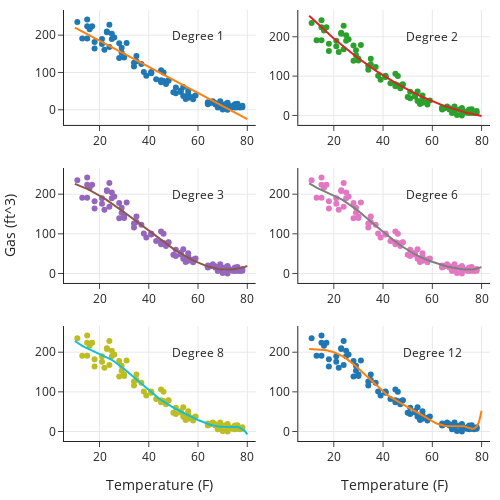

The code cell stored with this chart in its notebook:
### Markdown cell above
We can also visualize the different polynomial fits in separate facets:

### Code cell
ys = [make_ys(mod=mods[j], deg=degrees[j], xs=xs) for j in range(6)]

fig = make_subplots(rows=3, cols=2)

for i, degree in enumerate([1, 2, 3, 6, 8, 12]):
    row = (i // 2) + 1
    col = (i % 2) + 1
    fig.add_trace(
        go.Scatter(x=X["temp"], y=y, mode="markers"), row=row, col=col)
    fig.add_trace(go.Scatter(x=xs, y=ys[i]), row=row, col=col)
    fig.add_annotation(
        x=60, y=200, text=f"Degree {degree}",
        showarrow=False, row=row, col=col)

fig.update_xaxes(title='Temperature (F)', row=3)
fig.update_yaxes(title='Gas (ft^3)', row=2, col=1)
fig.update_layout(height=500, width=500, showlegend=False)
fig.show()
